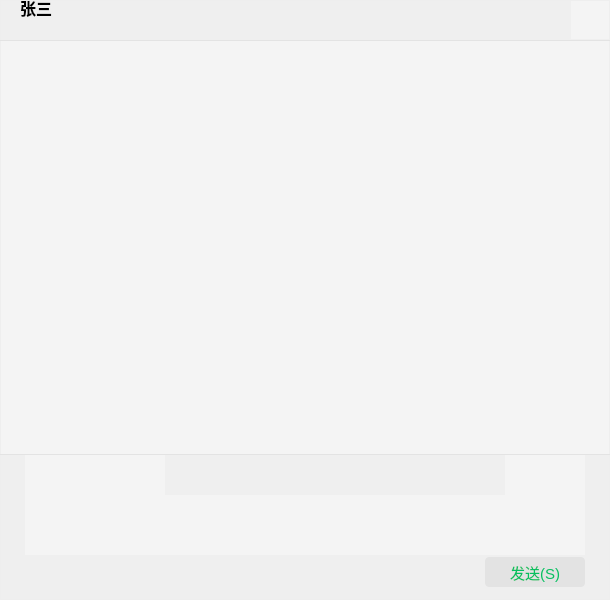
<?xml version="1.0" encoding="UTF-8"?>
<ui version="4.0">
 <class>ChatWidget</class>
 <widget class="QWidget" name="ChatWidget">
  <property name="geometry">
   <rect>
    <x>0</x>
    <y>0</y>
    <width>610</width>
    <height>600</height>
   </rect>
  </property>
  <property name="sizePolicy">
   <sizepolicy hsizetype="Expanding" vsizetype="Expanding">
    <horstretch>0</horstretch>
    <verstretch>0</verstretch>
   </sizepolicy>
  </property>
  <property name="minimumSize">
   <size>
    <width>0</width>
    <height>0</height>
   </size>
  </property>
  <property name="windowTitle">
   <string>Form</string>
  </property>
  <property name="styleSheet">
   <string notr="true">QWidget#ChatWidget
{
  border: 1px solid #eee;
}
QWidget#widget_2
{
  border-bottom: 1px solid #e3e3e3;
  border-top: 1px solid #e3e3e3;
}
QWidget#widget_3
{
}
QPushButton#infoBtn
{
  border: none;
  background: #f4f4f4;
  margin: 1px;
}
QTextEdit#sendEdit
{
  border: none;
  background: #f4f4f4;
}
QPushButton#sendBtn
{
  border: none;
  color: #07c060;
  border-radius: 4px;
  background: #e3e3e3;
}
QPushButton#sendBtn:hover
{
  background: #ccc;
}
QPushButton
{
  border: none;
  background: #f4f4f4;
}
QListWidget#listWidget
{
  border: none;
  background: #f4f4f4;
  margin: 1px;
}</string>
  </property>
  <layout class="QGridLayout" name="gridLayout">
   <property name="leftMargin">
    <number>0</number>
   </property>
   <property name="topMargin">
    <number>0</number>
   </property>
   <property name="rightMargin">
    <number>0</number>
   </property>
   <property name="bottomMargin">
    <number>0</number>
   </property>
   <property name="spacing">
    <number>0</number>
   </property>
   <item row="0" column="0">
    <widget class="QWidget" name="widget" native="true">
     <property name="sizePolicy">
      <sizepolicy hsizetype="Expanding" vsizetype="Expanding">
       <horstretch>0</horstretch>
       <verstretch>0</verstretch>
      </sizepolicy>
     </property>
     <property name="minimumSize">
      <size>
       <width>0</width>
       <height>40</height>
      </size>
     </property>
     <property name="maximumSize">
      <size>
       <width>16777215</width>
       <height>40</height>
      </size>
     </property>
     <layout class="QHBoxLayout" name="horizontalLayout">
      <property name="spacing">
       <number>0</number>
      </property>
      <property name="leftMargin">
       <number>0</number>
      </property>
      <property name="topMargin">
       <number>0</number>
      </property>
      <property name="rightMargin">
       <number>0</number>
      </property>
      <property name="bottomMargin">
       <number>0</number>
      </property>
      <item>
       <widget class="QLabel" name="nameLbl">
        <property name="font">
         <font>
          <pointsize>12</pointsize>
          <weight>75</weight>
          <bold>true</bold>
         </font>
        </property>
        <property name="text">
         <string>张三</string>
        </property>
        <property name="alignment">
         <set>Qt::AlignBottom|Qt::AlignLeading|Qt::AlignLeft</set>
        </property>
        <property name="margin">
         <number>0</number>
        </property>
        <property name="indent">
         <number>20</number>
        </property>
       </widget>
      </item>
      <item>
       <widget class="QPushButton" name="infoBtn">
        <property name="maximumSize">
         <size>
          <width>40</width>
          <height>40</height>
         </size>
        </property>
        <property name="text">
         <string/>
        </property>
        <property name="icon">
         <iconset resource="../res.qrc">
          <normaloff>:/images/info.svg</normaloff>:/images/info.svg</iconset>
        </property>
       </widget>
      </item>
     </layout>
    </widget>
   </item>
   <item row="1" column="0">
    <widget class="QWidget" name="widget_2" native="true">
     <property name="sizePolicy">
      <sizepolicy hsizetype="Expanding" vsizetype="Expanding">
       <horstretch>0</horstretch>
       <verstretch>0</verstretch>
      </sizepolicy>
     </property>
     <layout class="QGridLayout" name="gridLayout_2">
      <property name="leftMargin">
       <number>0</number>
      </property>
      <property name="topMargin">
       <number>0</number>
      </property>
      <property name="rightMargin">
       <number>0</number>
      </property>
      <property name="bottomMargin">
       <number>0</number>
      </property>
      <property name="spacing">
       <number>0</number>
      </property>
      <item row="0" column="0">
       <widget class="QListWidget" name="listWidget"/>
      </item>
     </layout>
    </widget>
   </item>
   <item row="2" column="0">
    <widget class="QWidget" name="widget_3" native="true">
     <property name="sizePolicy">
      <sizepolicy hsizetype="Expanding" vsizetype="Expanding">
       <horstretch>0</horstretch>
       <verstretch>0</verstretch>
      </sizepolicy>
     </property>
     <property name="minimumSize">
      <size>
       <width>0</width>
       <height>145</height>
      </size>
     </property>
     <property name="maximumSize">
      <size>
       <width>16777215</width>
       <height>145</height>
      </size>
     </property>
     <layout class="QGridLayout" name="gridLayout_3">
      <property name="leftMargin">
       <number>25</number>
      </property>
      <property name="topMargin">
       <number>0</number>
      </property>
      <property name="rightMargin">
       <number>25</number>
      </property>
      <property name="bottomMargin">
       <number>0</number>
      </property>
      <property name="spacing">
       <number>0</number>
      </property>
      <item row="0" column="0">
       <widget class="QWidget" name="widget_4" native="true">
        <property name="maximumSize">
         <size>
          <width>16777215</width>
          <height>40</height>
         </size>
        </property>
        <layout class="QHBoxLayout" name="horizontalLayout_2">
         <property name="spacing">
          <number>10</number>
         </property>
         <property name="leftMargin">
          <number>0</number>
         </property>
         <property name="topMargin">
          <number>0</number>
         </property>
         <property name="rightMargin">
          <number>0</number>
         </property>
         <property name="bottomMargin">
          <number>0</number>
         </property>
         <item>
          <widget class="QWidget" name="widget_6" native="true">
           <property name="maximumSize">
            <size>
             <width>140</width>
             <height>16777215</height>
            </size>
           </property>
           <layout class="QHBoxLayout" name="horizontalLayout_3">
            <property name="spacing">
             <number>0</number>
            </property>
            <property name="leftMargin">
             <number>0</number>
            </property>
            <property name="topMargin">
             <number>0</number>
            </property>
            <property name="rightMargin">
             <number>0</number>
            </property>
            <property name="bottomMargin">
             <number>0</number>
            </property>
            <item>
             <widget class="QPushButton" name="pushButton">
              <property name="maximumSize">
               <size>
                <width>40</width>
                <height>40</height>
               </size>
              </property>
              <property name="text">
               <string/>
              </property>
              <property name="icon">
               <iconset resource="../res.qrc">
                <normaloff>:/images/smile.svg</normaloff>:/images/smile.svg</iconset>
              </property>
              <property name="iconSize">
               <size>
                <width>20</width>
                <height>20</height>
               </size>
              </property>
             </widget>
            </item>
            <item>
             <widget class="QPushButton" name="sendFileBtn">
              <property name="maximumSize">
               <size>
                <width>40</width>
                <height>40</height>
               </size>
              </property>
              <property name="text">
               <string/>
              </property>
              <property name="icon">
               <iconset resource="../res.qrc">
                <normaloff>:/images/folder2.svg</normaloff>:/images/folder2.svg</iconset>
              </property>
              <property name="iconSize">
               <size>
                <width>18</width>
                <height>18</height>
               </size>
              </property>
             </widget>
            </item>
            <item>
             <widget class="QPushButton" name="pushButton_3">
              <property name="maximumSize">
               <size>
                <width>40</width>
                <height>40</height>
               </size>
              </property>
              <property name="text">
               <string/>
              </property>
              <property name="icon">
               <iconset resource="../res.qrc">
                <normaloff>:/images/screenshot.svg</normaloff>:/images/screenshot.svg</iconset>
              </property>
              <property name="iconSize">
               <size>
                <width>20</width>
                <height>20</height>
               </size>
              </property>
             </widget>
            </item>
            <item>
             <widget class="QPushButton" name="chatRecordBtn">
              <property name="maximumSize">
               <size>
                <width>40</width>
                <height>40</height>
               </size>
              </property>
              <property name="text">
               <string/>
              </property>
              <property name="icon">
               <iconset resource="../res.qrc">
                <normaloff>:/images/chat3.svg</normaloff>:/images/chat3.svg</iconset>
              </property>
              <property name="iconSize">
               <size>
                <width>18</width>
                <height>18</height>
               </size>
              </property>
             </widget>
            </item>
           </layout>
          </widget>
         </item>
         <item>
          <widget class="QWidget" name="widget_8" native="true"/>
         </item>
         <item>
          <widget class="QWidget" name="widget_7" native="true">
           <property name="maximumSize">
            <size>
             <width>80</width>
             <height>16777215</height>
            </size>
           </property>
           <property name="layoutDirection">
            <enum>Qt::LeftToRight</enum>
           </property>
           <layout class="QHBoxLayout" name="horizontalLayout_4">
            <property name="spacing">
             <number>0</number>
            </property>
            <property name="leftMargin">
             <number>0</number>
            </property>
            <property name="topMargin">
             <number>0</number>
            </property>
            <property name="rightMargin">
             <number>0</number>
            </property>
            <property name="bottomMargin">
             <number>0</number>
            </property>
            <item>
             <widget class="QPushButton" name="pushButton_6">
              <property name="maximumSize">
               <size>
                <width>40</width>
                <height>40</height>
               </size>
              </property>
              <property name="text">
               <string/>
              </property>
              <property name="icon">
               <iconset resource="../res.qrc">
                <normaloff>:/images/telphone.svg</normaloff>:/images/telphone.svg</iconset>
              </property>
              <property name="iconSize">
               <size>
                <width>18</width>
                <height>18</height>
               </size>
              </property>
             </widget>
            </item>
            <item>
             <widget class="QPushButton" name="pushButton_5">
              <property name="maximumSize">
               <size>
                <width>40</width>
                <height>40</height>
               </size>
              </property>
              <property name="text">
               <string/>
              </property>
              <property name="icon">
               <iconset resource="../res.qrc">
                <normaloff>:/images/video2.svg</normaloff>:/images/video2.svg</iconset>
              </property>
              <property name="iconSize">
               <size>
                <width>18</width>
                <height>18</height>
               </size>
              </property>
             </widget>
            </item>
           </layout>
          </widget>
         </item>
        </layout>
       </widget>
      </item>
      <item row="1" column="0">
       <widget class="QTextEdit" name="sendEdit">
        <property name="maximumSize">
         <size>
          <width>16777215</width>
          <height>60</height>
         </size>
        </property>
        <property name="font">
         <font>
          <pointsize>11</pointsize>
          <stylestrategy>PreferDefault</stylestrategy>
         </font>
        </property>
       </widget>
      </item>
      <item row="2" column="0">
       <widget class="QWidget" name="widget_5" native="true">
        <property name="sizePolicy">
         <sizepolicy hsizetype="Preferred" vsizetype="Preferred">
          <horstretch>0</horstretch>
          <verstretch>0</verstretch>
         </sizepolicy>
        </property>
        <property name="minimumSize">
         <size>
          <width>0</width>
          <height>45</height>
         </size>
        </property>
        <property name="maximumSize">
         <size>
          <width>16777215</width>
          <height>45</height>
         </size>
        </property>
        <layout class="QGridLayout" name="gridLayout_4">
         <property name="leftMargin">
          <number>0</number>
         </property>
         <property name="topMargin">
          <number>0</number>
         </property>
         <property name="rightMargin">
          <number>0</number>
         </property>
         <property name="bottomMargin">
          <number>10</number>
         </property>
         <property name="spacing">
          <number>0</number>
         </property>
         <item row="0" column="1">
          <widget class="QPushButton" name="sendBtn">
           <property name="maximumSize">
            <size>
             <width>100</width>
             <height>30</height>
            </size>
           </property>
           <property name="font">
            <font>
             <pointsize>11</pointsize>
             <weight>50</weight>
             <bold>false</bold>
            </font>
           </property>
           <property name="text">
            <string>发送(S)</string>
           </property>
          </widget>
         </item>
         <item row="0" column="0">
          <widget class="QWidget" name="sendWidget" native="true"/>
         </item>
        </layout>
       </widget>
      </item>
     </layout>
    </widget>
   </item>
  </layout>
 </widget>
 <resources>
  <include location="../res.qrc"/>
 </resources>
 <connections/>
</ui>
